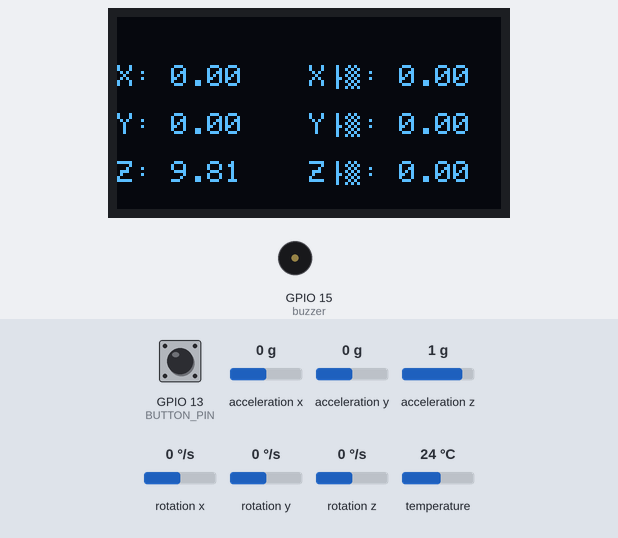
A sketch run on a simulated ESP32. Parts: 128×64 one-colour display, buzzer (waves = sounding). The inputs (shaded band) are chosen by the test bench; at power-on: acceleration z 1 g, GPIO 13 (BUTTON_PIN) HIGH, acceleration x 0 g, acceleration y 0 g, rotation x 0 °/s, rotation y 0 °/s, rotation z 0 °/s, temperature 24 °C. The OLED is the two-colour kind (top 16 rows yellow); WiFi joins after 1.5 s; servers stay silent unless stated; what the sketch prints to the serial monitor is not drawn.

Above: at 4.2 s.
4.3 s: acceleration z set to 0.2 g
At 4.6 s:
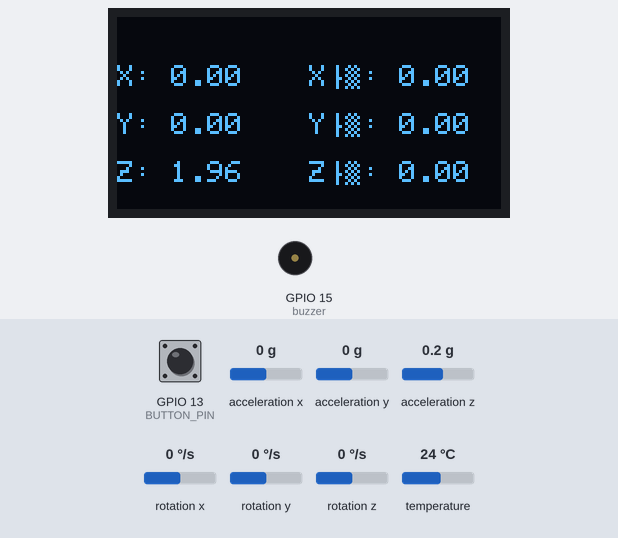
5.8 s: acceleration z set to -0.1 g
At 6.7 s:
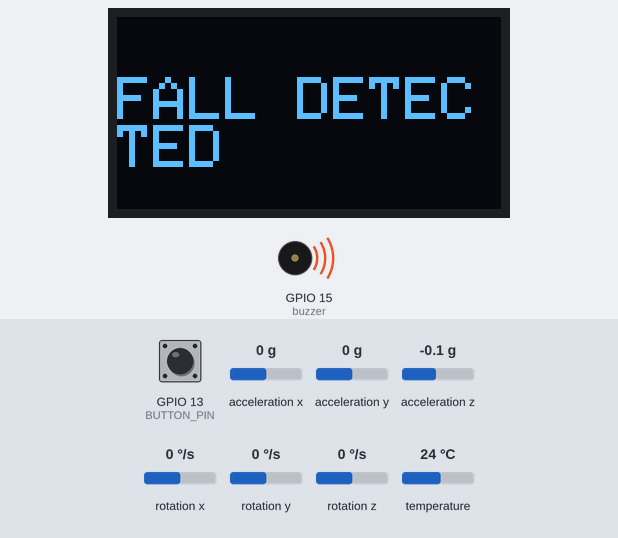
7.3 s: GPIO 13 (BUTTON_PIN) pulled LOW for 0.15 s
At 7.9 s:
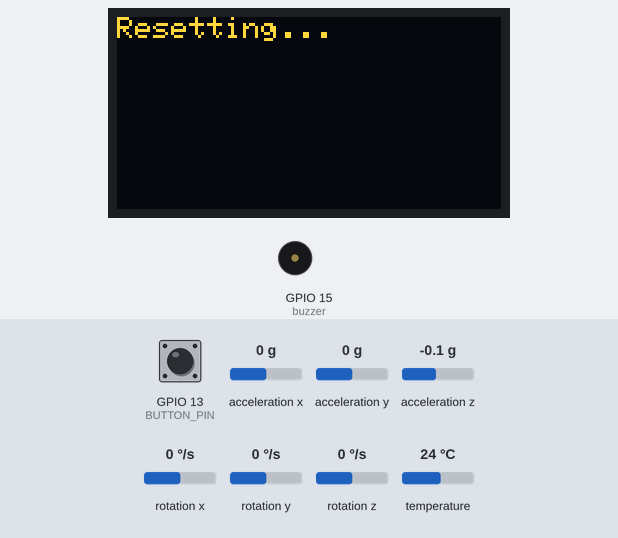
11.3 s: GPIO 13 (BUTTON_PIN) pulled LOW for 3.2 s
At 15.45 s:
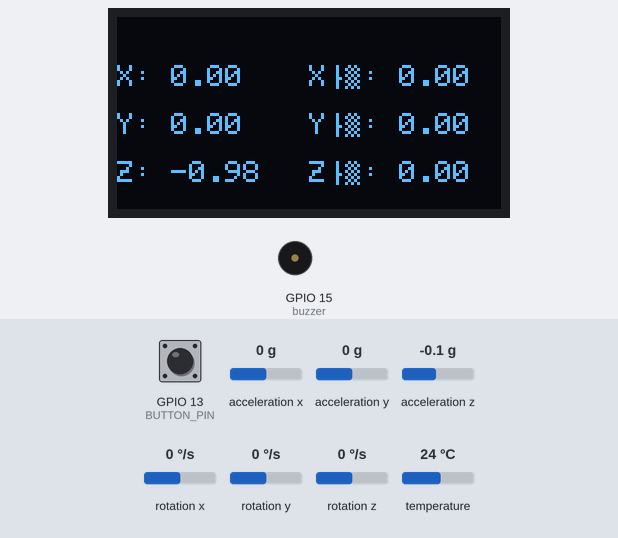
Timing chart, 0 to 17.0 s (numbered marks = the images above; inputs shaded):
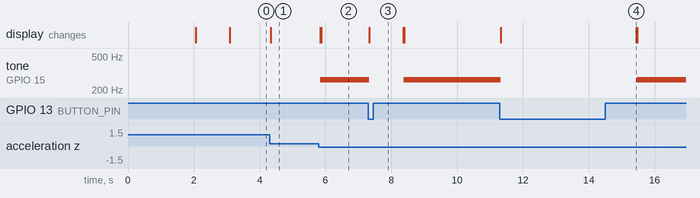

Measured:
- the behaviour switches between 0.1 and 0 g on acceleration z (found by bisection; images 1 and 2)
- after the input at 4.3 s, the display: changes at once (image 1)
- after the input at 5.8 s, tone on GPIO 15 (buzzer): silent → 262 Hz at once; the display: first changes at once (image 2 shows a later state)
- after the input at 7.3 s, tone on GPIO 15 (buzzer): 262 Hz → silent at once, → 262 Hz 1.0 s later; the display: first differs from a run without the input at once (image 3)
- after the input at 11.3 s, tone on GPIO 15 (buzzer): 262 Hz → silent at once, → 262 Hz 4.1 s later; the display: first differs from a run without the input at once (image 4 shows a later state)

The sketch:

sketch.ino
```cpp
#include <Adafruit_MPU6050.h>
#include <Adafruit_Sensor.h>
#include <Wire.h>
#include <Adafruit_SSD1306.h>
#include <Adafruit_GFX.h>
#include <WiFi.h>
#include <HTTPClient.h>
#include <WebServer.h>
#include <uri/UriBraces.h>
#include <ArduinoJson.h>


#define SCREEN_WIDTH 128
#define SCREEN_HEIGHT 64
#define OLED_RESET 4
#define BUTTON_PIN 13
Adafruit_SSD1306 display(SCREEN_WIDTH, SCREEN_HEIGHT, &Wire);
Adafruit_MPU6050 mpu;
const char WIFI_SSID[] = "Wokwi-GUEST";
const char WIFI_PASSWORD[] = "";


WebServer server(80);
boolean fall = false;
String patientId = "";

void addPatientId() {
  Serial.println("Add Patient request received");

  if (server.hasArg("plain")) {
    String jsonString = server.arg("plain");

    DynamicJsonDocument doc(200);
    DeserializationError error = deserializeJson(doc, jsonString);

    if (error) {
      Serial.print("Failed to parse JSON: ");
      Serial.println(error.c_str());
      server.send(400, "text/plain", "Error parsing JSON");
      return;
    }

    if (doc.containsKey("id")) {
      patientId = doc["id"].as<String>();

      Serial.println("[AddPatient] Пацієнт був під'єднаний до браслету");
      server.send(200, "text/plain", "Patient ID added: " + patientId);
    } else {
      Serial.println("[AddPatient] ID пацієнт не було вказано");
      server.send(400, "text/plain", "ID пацієнт не було вказано");
    }
  } else {
    Serial.println("[AddPatient] ID пацієнт не було вказано");
    server.send(400, "text/plain", "ID пацієнт не було вказано");
  }
}

void checkStatus() {
 if(patientId == ""){
  Serial.println("[AddPatient] ID пацієнт не було вказано");
   server.send(400, "text/plain", "ID пацієнт не було вказано");
 }

 // Create a JSON object
  StaticJsonDocument<200> doc;

  // Populate the JSON object
  JsonObject root = doc.to<JsonObject>();
   Serial.println(patientId);
  root["PatientId"] = patientId;
  root["Location"] = "Your_Location_Description";
  root["Status"] = 0;
  root["Type"] = fall ? 1 : 9;

  // Convert the JSON object to a JSON string
  String responseJson;
  serializeJson(doc, responseJson);

  server.send(200, "application/json", responseJson);
}


void setup() {
  Serial.begin(115200);

  // Connect to Wi-Fi
  Serial.println("Connecting to WiFi...");
  WiFi.begin(WIFI_SSID, WIFI_PASSWORD);

  unsigned long startTime = millis(); // Record the start time

  while (WiFi.status() != WL_CONNECTED && millis() - startTime < 5000) {
    delay(1000);
    Serial.println("Still trying to connect...");
  }

  Serial.println("Connected to WiFi");

  pinMode(BUTTON_PIN, INPUT_PULLUP);

  if (!display.begin(SSD1306_SWITCHCAPVCC, 0x3C)) {
    Serial.println(F("SSD1306 allocation failed"));
    for (;;)
      ;
  }

  display.clearDisplay();
  display.setTextSize(2);
  display.setTextColor(WHITE, 0);
  display.setCursor(0, 0);
  display.println("Accelerometer:");
  display.display();

  if (!mpu.begin()) {
    Serial.println("Failed to find MPU6050 chip");
    while (1) {
      delay(10);
    }
  }

  mpu.setAccelerometerRange(MPU6050_RANGE_8_G);
  mpu.setGyroRange(MPU6050_RANGE_250_DEG);
  mpu.setFilterBandwidth(MPU6050_BAND_21_HZ);

  ledcSetup(15, 5000, 8);
  ledcAttachPin(15, 15);

  server.on("/add-patient", HTTP_POST, addPatientId);
  server.on("/check-status", HTTP_GET, checkStatus);

  server.begin();

  delay(1000);
}

void loop() {
  sensors_event_t a, g, temp;
  mpu.getEvent(&a, &g, &temp);

  if (digitalRead(BUTTON_PIN) == LOW) {
    fall = false;
    display.clearDisplay();
    display.setTextSize(1);
    display.setTextColor(WHITE, 0);
    display.setCursor(0, 0);
    display.println("Resetting...");
    display.display();
    noTone(15);
    delay(1000);
  } else {
    display.clearDisplay();
    display.setTextSize(1);
    display.setTextColor(WHITE, 0);
    display.setCursor(0, 16);
    display.print("X: ");
    display.print(a.acceleration.x);
    display.setCursor(0, 32);
    display.print("Y: ");
    display.print(a.acceleration.y);
    display.setCursor(0, 48);
    display.print("Z: ");
    display.print(a.acceleration.z);
    display.setCursor(64, 16);
    display.print("X°: ");
    display.print(g.gyro.x);
    display.setCursor(64, 32);
    display.print("Y°: ");
    display.print(g.gyro.y);
    display.setCursor(64, 48);
    display.print("Z°: ");
    display.print(g.gyro.z);

    if (!fall) {
      display.display();
    } else {
      display.clearDisplay();
      display.setTextSize(2);
      display.setTextColor(WHITE, 0);
      display.setCursor(0, 20);
      display.println("FALL DETECTED");
      tone(15, 262, 100);
      display.display();
    }

    if (a.acceleration.z < 0.6 && g.gyro.z < 45) {
      fall = true;
    }
  }

  server.handleClient();
  delay(2);
}
```
